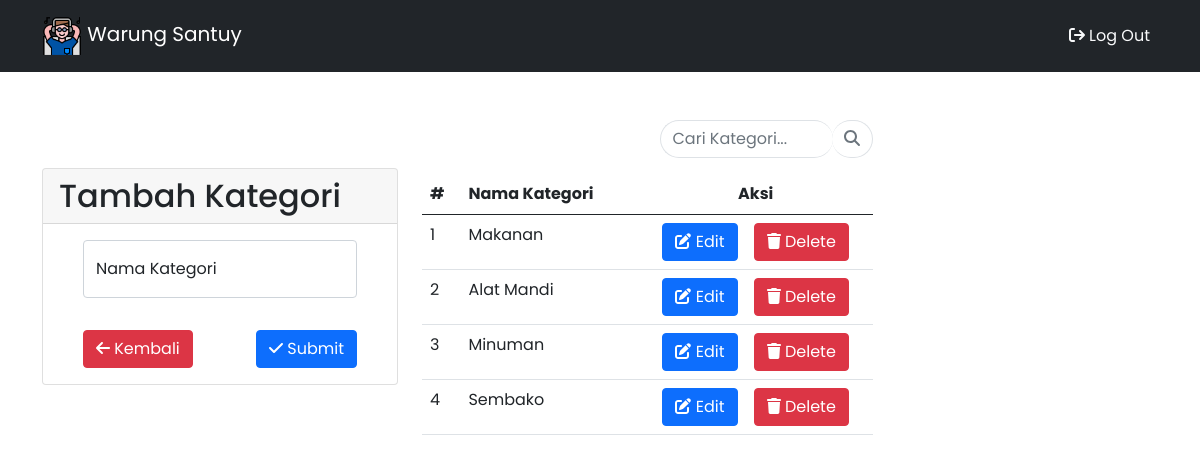
The app's page /admin/category.php (signed in) with its own data.
### tables this page shows
CREATE TABLE `kategori` (
  `id_cat` int(11) NOT NULL,
  `nama_kategori` varchar(30) NOT NULL
);

### admin/category.php (the view, shortened to what this page needs)
<?php
require('../koneksi.php');
$queryKat      = "SELECT * FROM kategori";
$resultKat     = mysqli_query($con, $queryKat);
?>
<?php
$cari = "";
if (isset($_GET['cari'])) {
  $cari = $_GET['cari'];
  $resultKat = mysqli_query($con, "select * from kategori where nama_kategori like '%" . $cari . "%'");
} else {
  $resultKat = mysqli_query($con, "select * from kategori");
} ?>
<!DOCTYPE html>
<html lang="en">
<head>
  <link rel="stylesheet" href="../css/style.css">
  <link href="https://cdn.jsdelivr.net/npm/bootstrap@5.0.2/dist/css/bootstrap.min.css" rel="stylesheet">
  <link rel="stylesheet" href="https://cdnjs.cloudflare.com/ajax/libs/font-awesome/4.7.0/css/font-awesome.min.css">
</head>
<body>
  <nav class='navbar navbar-expand-lg navbar-dark bg-dark text-light '>
    <div class="container">
      <a class="navbar-brand" href="index.php">
        <img src="../img/relaxed.png" width="40px" alt="logo">
        Warung Santuy
      </a>
      <ul class="navbar-nav ml-auto pt-2 pb-2">
        <li class="nav-item ml-4">
          <a href="logout.php" class="nav-link text-light">
            <i class="fa fa-sign-out"></i>
            Log Out </a>
        </li>
      </ul>
    </div>
  </nav>
  <div class="jumbotron mt-5" style="height:70vh">
    <div class="container">
      <div class="row">
        <section class="col-4 mt-5">
          <div class="card">
            <h2 class="card-header">Tambah Kategori</h5>
              <div class="card-body">
                <form class="form-container" method="POST">
                  <div class="container px-4">
                    <div class="form-floating mb-3">
                      <input type="text" class="form-control" id="namaKategori" name="namaKategori" placeholder="Nama Kategori">
                      <label for="namaKategori">Nama Kategori</label>
                    </div>
                    <div class="d-flex justify-content-between">
                      <a href="index.php" class="btn btn-danger btn-block mt-3"><i class="fa fa-arrow-left"></i> Kembali</a>
                      <button type="submit" name="submit" class="btn btn-primary btn-block mt-3"><i class="fa fa-check"></i></i> Submit</button>
                    </div>
                  </div>
                </form>
              </div>
          </div>
        </section>
        <section class="col-5">
          <div class="row justify-content-end">
            <div class="col-6">
              <form action="category.php" method="get">
                <div class="input-group">
                  <input class="form-control border-end-0 border rounded-pill" placeholder="Cari Kategori..." value="<?php echo $cari; ?>" type="text" name="cari" id="example-search-input">
                  <span class="input-group-append">
                    <button class="btn btn-outline-secondary bg-white border-start-0 border rounded-pill ms-n3" type="submit" value="cari">
                      <i class="fa fa-search"></i>
                    </button>
                  </span>
                </div>
              </form>
            </div>
          </div>
          <table class="table mt-3">
            <thead class="thead-dark">
              <tr>
                <th scope="col">#</th>
                <th scope="col">Nama Kategori</th>
                <th scope="col" class="text-center">Aksi</th>
              </tr>
            </thead>
            <?php
            $index = 0;
            while ($row = mysqli_fetch_array($resultKat)) {
            ?>
              <tr>
                <td><?php echo $index + 1 ?></td>
                <td><?php echo $row['nama_kategori']; ?></td>
                <td>
                  <div class="d-flex justify-content-evenly">
                    <div class="mr-2">
                      <form name="myForm" method="POST" action="edit_category.php?id=<?php echo $row['id_cat']; ?>">
                        <button class="btn btn-primary"><i class="fa fa-edit"></i></i> Edit</button>
                      </form>
                    </div>
                    <div>
                      <form name="myForm" method="POST" action="../CRUD/delete_cat.php?id=<?php echo $row['id_cat']; ?>">
                        <button onclick="archiveFunction()" class="btn btn-danger ml-2"><i class="fa fa-trash"></i></i> Delete</button>
                      </form>
                    </div>
                  </div>
                </td>
              </tr>
            <?php
              $index++;
            }
            ?>
          </table>
        </section>
      </div>
    </div>
  </div>
  <link rel="stylesheet" type="text/css" href="https://cdnjs.cloudflare.com/ajax/libs/sweetalert/1.1.3/sweetalert.min.css">
</body>
</html>

### css/style.css (style rules this page uses)
* { font-family: "Poppins", sans-serif; }
body { background: #d5dfec; }

### records on screen
kategori: nama_kategori "Makanan"
kategori: nama_kategori "Alat Mandi"
kategori: nama_kategori "Minuman"
kategori: nama_kategori "Sembako"
